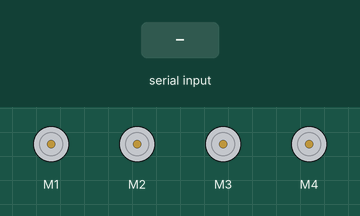
Bench run of a sketch on a simulated Arduino Uno, built with avr-gcc and run on an emulated ATmega328P. Parts: 4 × DC motor (green arrow = forward, orange = backward, longer = faster). The inputs (shaded band) are chosen by the test bench. The modem accepts every AT command (registered, SIM ready, sends succeed) and sends nothing else; what the sketch prints to the serial monitor is not drawn.

Above: at 3.8 s.
3.9 s: "fwd" received over the second serial link
At 5.9 s:
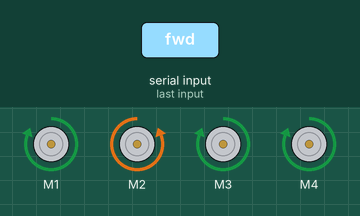
8.9 s: "rvrs" received over the second serial link
At 11.5 s:
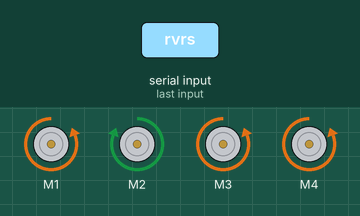
14.7 s: "ri" received over the second serial link
At 16.7 s:
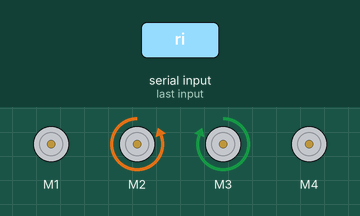
17.7 s: "l" received over the second serial link
At 20.3 s:
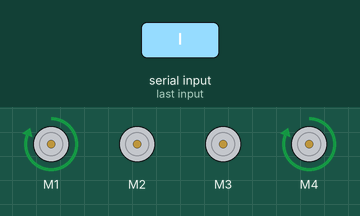
Timing chart, 0 to 21.7 s (numbered marks = the images above; inputs shaded):
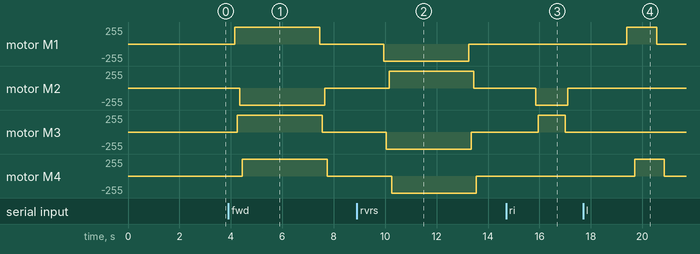

Measured:
- after the input at 3.9 s, motor M1: stopped → forward 255/255 after 0.25 s, → stopped 3.3 s later; motor M2: stopped → backward 255/255 after 0.45 s, → stopped 3.3 s later; motor M3: stopped → forward 255/255 after 0.35 s, → stopped 3.3 s later; motor M4: stopped → forward 255/255 after 0.55 s, → stopped 3.3 s later
- after the input at 8.9 s, motor M1: stopped → backward 255/255 after 1.1 s, → stopped 3.3 s later; motor M2: stopped → forward 255/255 after 1.3 s, → stopped 3.3 s later; motor M3: stopped → backward 255/255 after 1.2 s, → stopped 3.3 s later; motor M4: stopped → backward 255/255 after 1.4 s, → stopped 3.3 s later
- after the input at 14.7 s, motor M2: stopped → backward 255/255 after 1.2 s, → stopped 1.3 s later; motor M3: stopped → forward 255/255 after 1.3 s, → stopped 1.1 s later
- after the input at 17.7 s, motor M1: stopped → forward 255/255 after 1.7 s, → stopped 1.2 s later; motor M4: stopped → forward 255/255 after 2.0 s, → stopped 1.2 s later

The sketch:

BLE_Arduino_Car.ino
```cpp
#include <AFMotor.h>
#include <SoftwareSerial.h>

SoftwareSerial mySerial(2, 3);
AF_DCMotor motor1(1);
AF_DCMotor motor2(2);
AF_DCMotor motor3(3);
AF_DCMotor motor4(4);

void setup() {
  mySerial.begin(9600);
  Serial.begin(9600);

  sendCommand("AT");
  sendCommand("AT+ROLE0");
  sendCommand("AT+UUID0XFF00");
  sendCommand("AT+CHAR0XFF01");
  sendCommand("AT+NAMELightBlue");

  motor1.setSpeed(255);
  motor1.run(RELEASE);
  delay(20);
  motor2.setSpeed(255);
  motor2.run(RELEASE);
  delay(20);
  motor3.setSpeed(255);
  motor3.run(RELEASE);
  delay(20);
  motor4.setSpeed(255);
  motor4.run(RELEASE);
  delay(20);
}

void GO() {
  motor1.run(FORWARD);
  delay(100);
  motor3.run(FORWARD);
  delay(100);
  motor2.run(BACKWARD);
  delay(100);
  motor4.run(FORWARD);
  delay(1000);
}

void STOP() {
  motor1.run(RELEASE);
  delay(100);
  motor3.run(RELEASE);
  delay(100);
  motor2.run(RELEASE);
  delay(100);
  motor4.run(RELEASE);
  delay(1000);
}

void fastRight() {
  motor1.run(RELEASE);
  delay(100);
  motor2.run(BACKWARD);
  delay(100);
  motor3.run(FORWARD);
  delay(100);
  motor4.run(RELEASE);
  delay(100);
}

void fastLeft() {
  motor1.run(FORWARD);
  delay(100);
  motor2.run(RELEASE);
  delay(100);
  motor3.run(RELEASE);
  delay(100);
  motor4.run(FORWARD);
  delay(100);
}
void REVERSE() {
  motor1.run(BACKWARD);
  delay(100);
  motor3.run(BACKWARD);
  delay(100);
  motor2.run(FORWARD);
  delay(100);
  motor4.run(BACKWARD);
  delay(1000);
}
void sendCommand(const char * command) {
  Serial.print("Command Sent: ");
  Serial.println(command);
  mySerial.println(command);
  delay(100);

  char reply[100];
  int i=0;
  while (mySerial.available()) {
    reply[i] = mySerial.read();
    delay(50);
    i += 1;
  }
  reply[i] = '\0';
  delay(100);
  Serial.print(reply);
  Serial.println("Reply successful");
}

String readSerial() {
  char reply[50];
  int i=0;
  while (mySerial.available()) {
    reply[i] = mySerial.read();
    i += 1;
  }
  reply[i] = "\0";
  if (strlen(reply) > 0) {
    Serial.println(reply);
    Serial.println("We have a signal!");
    return reply;
  }
}

String ble_val;

void loop() {
  ble_val = readSerial();
  delay(100);
  if (ble_val.startsWith("fwd")) {
    GO();
    delay(2000);
    STOP();
    delay(500);
  }
  else if (ble_val.startsWith("rvrs")) {
    REVERSE();
    delay(2000);
    STOP();
    delay(500);
  }
  else if (ble_val.startsWith("ri")) {
    fastRight();
    delay(750);
    STOP();
    delay(500);
  }
  else if (ble_val.startsWith("l")) {
    fastLeft();
    delay(750);
    STOP();
    delay(500);
  }
  else if (ble_val.startsWith("stop")) {
    STOP();
    delay(500);
  }
  ble_val = "stop";
  delay(100);
  delay(500);

}
```
